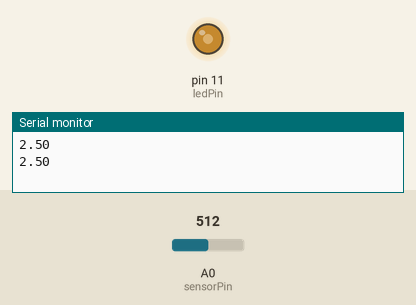
This sketch was run on a simulated Arduino Uno, built with avr-gcc and run on an emulated ATmega328P. Parts: output pins drawn as LEDs (lit = HIGH), the last lines printed to the serial monitor. The test bench sets the inputs (shaded band); at power-on: A0 (sensorPin) = 512.

Above: at 1.8 s.
1.9 s: A0 (sensorPin) set to 716
At 3.2 s:
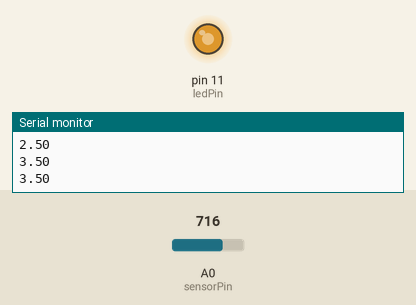
3.5 s: A0 (sensorPin) set to 900
At 5.0 s:
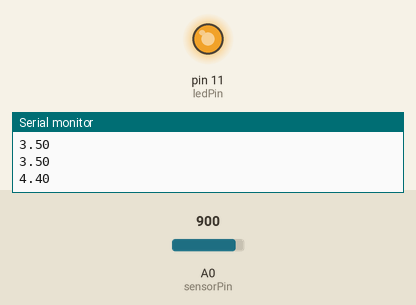
5.5 s: A0 (sensorPin) set to 122
At 6.6 s:
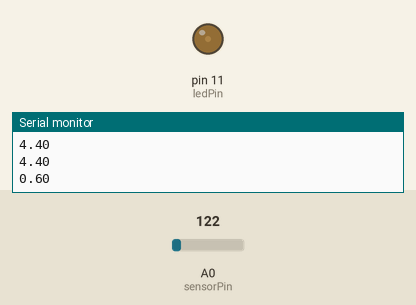
7.5 s: A0 (sensorPin) set to 0
At 9.2 s:
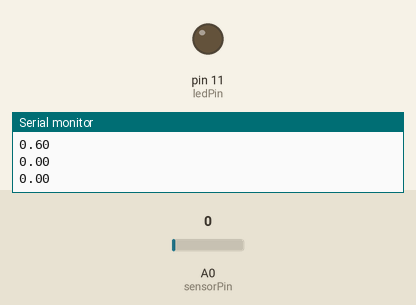
9.5 s: A0 (sensorPin) set to 511
At 10.9 s:
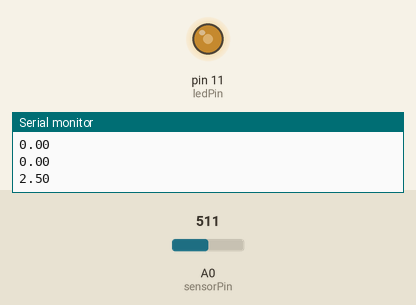
Timing chart, 0 to 12.5 s (numbered marks = the images above; inputs shaded):
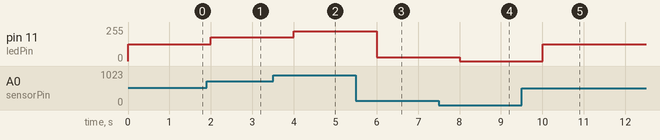

The sketch:

PWMOutput.ino
```cpp
const int ledPin = 11;
const int sensorPin = A0;
void setup() {
  pinMode(ledPin, OUTPUT); // LED 핀을 출력으로 설정
  Serial.begin(9600);


}

void loop() {
  int sensorValue = analogRead(sensorPin); //  (0-1023 범위)
  int brightness = map(sensorValue, 0, 1023, 0, 255); // LED 밝기를 0-1023 범위에서 0-255 범위로 변환
  analogWrite(ledPin, brightness); // LED 밝기 설정
  float voltage = sensorValue * (5.0 / 1023.0);
  Serial.println(voltage);
  delay(1000);
}
```

Measured:
- after the input at 1.9 s, pin 11 (ledPin): 127/255 → 178/255 after 0.10 s
- after the input at 3.5 s, pin 11 (ledPin): 178/255 → 224/255 after 0.50 s
- after the input at 5.5 s, pin 11 (ledPin): 224/255 → 30/255 after 0.50 s
- after the input at 7.5 s, pin 11 (ledPin): 30/255 → 0/255 after 0.50 s
- after the input at 9.5 s, pin 11 (ledPin): 0/255 → 127/255 after 0.51 s
